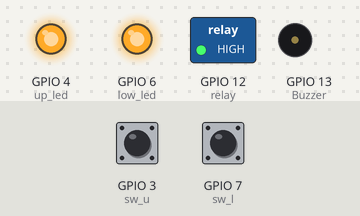
The sketch below on a simulated ESP8266 (NodeMCU). Shown: switched loads named in the sketch (green lamp = pin HIGH), output pins drawn as LEDs (lit = HIGH), buzzer (waves = sounding, pin HIGH). Inputs (shaded band) come from the test bench; at power-on: GPIO 3 (sw_u) HIGH, GPIO 7 (sw_l) HIGH.

Above: at 1.2 s.
1.3 s: GPIO 3 (sw_u) pulled LOW for 0.15 s
At 1.37 s:
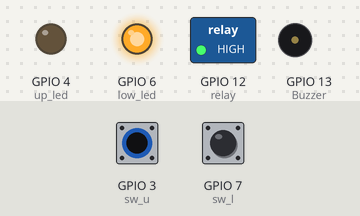
2.9 s: GPIO 7 (sw_l) pulled LOW for 0.15 s
At 2.97 s:
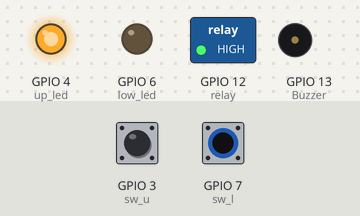
4.5 s: GPIO 7 (sw_l) pulled LOW for 3.2 s
At 8.6 s:
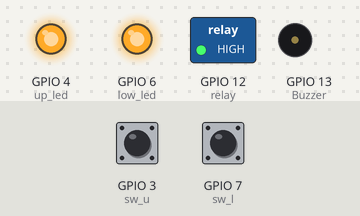
9.2 s: GPIO 3 (sw_u) pulled LOW for 3.2 s
At 9.7 s:
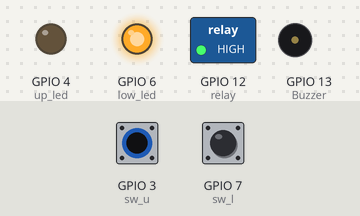
13.9 s: GPIO 3 (sw_u) driven LOW and GPIO 7 (sw_l) driven LOW
At 14.5 s:
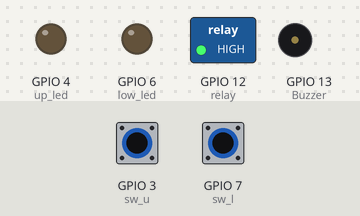
Timing chart, 0 to 32.4 s (numbered marks = the images above; inputs shaded):
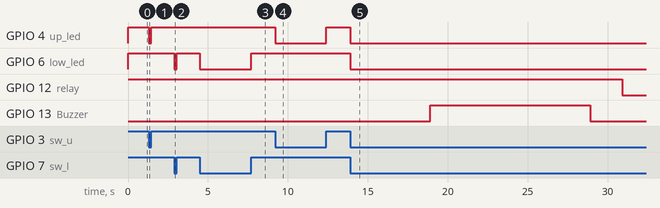

Measured:
- after the input at 1.3 s, GPIO 4 (up_led): HIGH → LOW at once, → HIGH 0.15 s later
- after the input at 2.9 s, GPIO 6 (low_led): HIGH → LOW at once, → HIGH 0.15 s later
- after the input at 4.5 s, GPIO 6 (low_led): HIGH → LOW at once, → HIGH 3.2 s later
- after the input at 9.2 s, GPIO 4 (up_led): HIGH → LOW at once, → HIGH 3.2 s later
- after the input at 13.9 s, GPIO 4 (up_led), GPIO 6 (low_led): HIGH → LOW at once; GPIO 12 (relay): HIGH → LOW after 17.0 s; GPIO 13 (Buzzer): LOW → HIGH after 5.0 s, → LOW 10.0 s later

The sketch:

WaterPump.ino
```cpp
int Buzzer =  13;
int up_led = 4;
int low_led = 6;
int relay = 12;
int sw_u = 3;
int sw_l = 7;


void setup()
{
  pinMode(Buzzer, OUTPUT);
  pinMode(up_led, OUTPUT);
  pinMode(low_led, OUTPUT);
  pinMode(relay, OUTPUT);

  pinMode(sw_l, INPUT_PULLUP);
  pinMode(sw_u, INPUT_PULLUP);

  digitalWrite(relay, HIGH);
}

void led_stat()
{
  if (digitalRead(sw_u) == HIGH)
  {
    digitalWrite(up_led, HIGH);
  }

  if (digitalRead(sw_u) == LOW)
  {
    digitalWrite(up_led, LOW);
  }

  if (digitalRead(sw_l) == HIGH)
  {
    digitalWrite(low_led, HIGH);
  }

  if (digitalRead(sw_l) == LOW)
  {
    digitalWrite(low_led, LOW);
  }
}

void(* resetFunc) (void) = 0;

void loop()
{
  int c = 0;
  led_stat();
  while (1)
  {

    led_stat();
    if ( digitalRead(sw_u) == LOW && digitalRead(sw_l) == LOW && c == 0)
    {

      delay(5000);

      if ( digitalRead(sw_u) == LOW && digitalRead(sw_l) == LOW && c == 0)
      {
        digitalWrite(Buzzer, HIGH);
        delay(10000);
        digitalWrite(Buzzer, LOW);

        delay(2000);

        digitalWrite(relay, LOW);

        c = 1;
      }
    }


    led_stat();
    if ( digitalRead(sw_u) == HIGH && digitalRead(sw_l) == HIGH && c == 1 )
    {
      delay(2000);
      if ( digitalRead(sw_u) == HIGH && digitalRead(sw_l) == HIGH && c == 1 )
      {
        for (int i = 0; i < 40; i++)
        {
          digitalWrite(Buzzer, HIGH);
          delay(250);
          digitalWrite(Buzzer, LOW);
          delay(250);
        }
        delay(100);
        digitalWrite(relay, HIGH);
        c = 0;
        resetFunc();
      }
    }

  }
}
```
